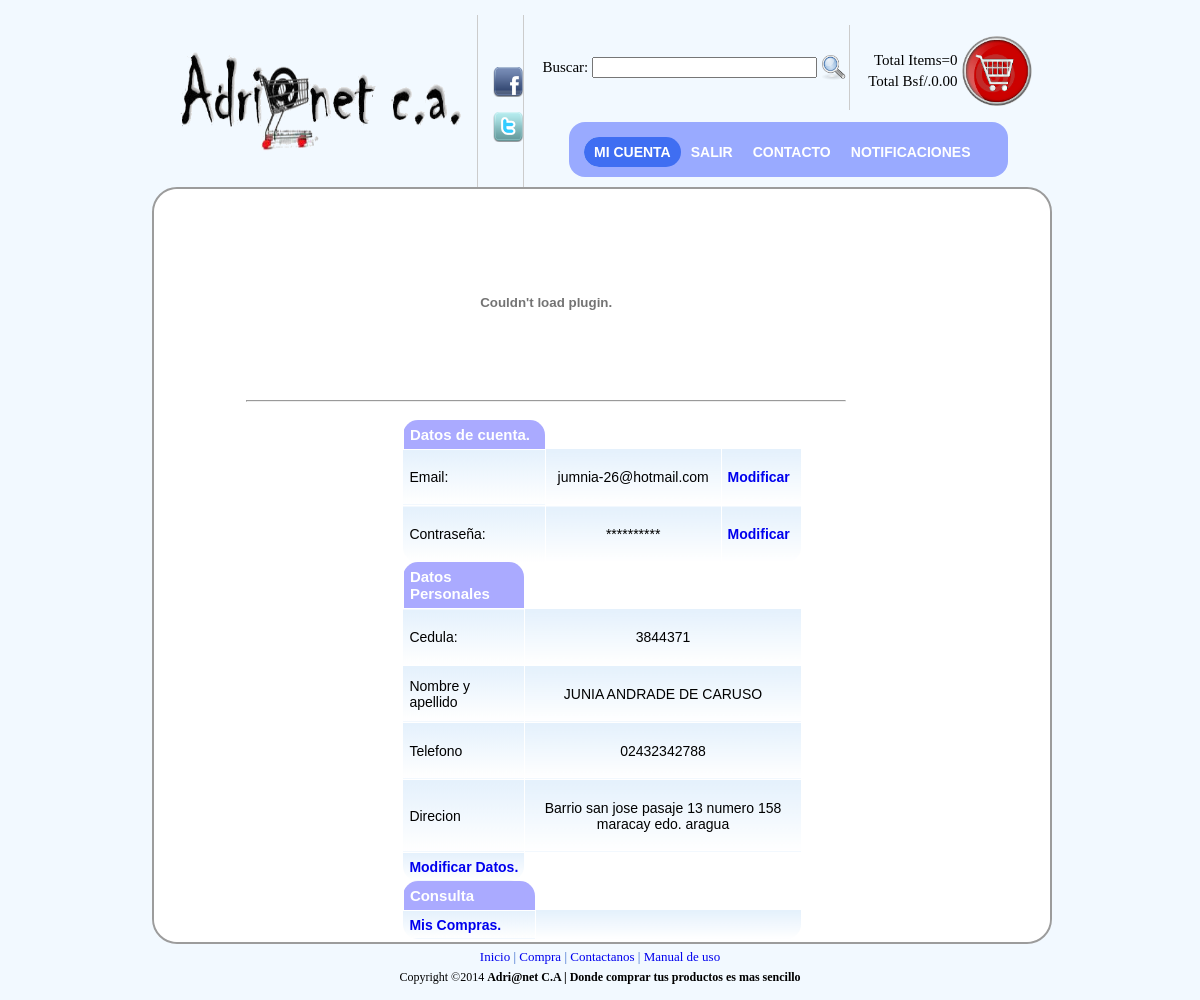
The app's page /web2final/usuario/micuenta_usuario.php (signed in) with its own data.
### tables this page shows
CREATE TABLE IF NOT EXISTS `cliente` (
  `nom_clie` varchar(50) NOT NULL,
  `dire_clie` varchar(150) NOT NULL,
  `telf_clie` varchar(11) NOT NULL,
  `password` varchar(100) NOT NULL,
  `email` varchar(50) NOT NULL,
  `id_perfil` int(11) DEFAULT NULL,
  `cedula` int(9) NOT NULL,
  `num_deposit` varchar(20) NOT NULL,
  `tipo_cuenta` varchar(30) NOT NULL,
  `banco` varchar(255) NOT NULL
);

### web2final/usuario/micuenta_usuario.php (the view, shortened to what this page needs)
<!DOCTYPE html PUBLIC "-//W3C//DTD XHTML 1.0 Transitional//EN" "http://www.w3.org/TR/xhtml1/DTD/xhtml1-transitional.dtd">
<html>
<head><meta http-equiv="Content-Type" content="text/html; charset=windows-1252">
<link rel="stylesheet" href="../css/principal.css"  type="text/css" media="screen">
<link rel="stylesheet" href="../css/lavalampusuario.css" type="text/css" media="screen">
<link type="text/css" rel="stylesheet" href="../css/sliderman.css"  />
<link rel="stylesheet" href='../css/hoverbox.css' type="text/css" media="screen" />
<link rel="stylesheet" href='../js/fancybox/jquery.fancybox-1.3.4.css' type="text/css" media="screen" />
</head>
<body  marginwidth="10" marginheight="10" bgcolor="#f5f6f7" topmargin="5" leftmargin="5" >
<table width="900" cellspacing="0" cellpadding="10" border="0" align="center">
<tbody>
<tr>
<td>
<table width="100%" cellspacing="0" cellpadding="0" border="0">
<tbody>
<tr valign="bottom">
<td valign="middle" style="padding-bottom: 10px;">
<a href="index_usuario.php">
<img alt="banner" width="310" border="0" height="110"src="../imagenes/logo.png" />
</a>
</td>
<td width="100%" valign="bottom" style="padding-left: 15px;">
<table width="100%" cellspacing="0" cellpadding="0" border="0">
<tbody>
<tr height="60">
<td class="mainmenu" width="14%" valign="middle" nowrap="" align="center" style="border-left: 1px solid #cccccc; padding-left: 15px; padding-top: 8px;">
<p>
<a href="http://www.facebook.com" target="_blank">
<img alt="fb" width="30" border="0" height="30" src="../imagenes/facebook.png" />
</a>
</p>
<p>
<a href="http://www.twitter.com" target="_blank">
<img  alt="tw" width="30" border="0" height="30" src="../imagenes/twitter.png" />
</a>
</p>
</td>
<td class="mainmenu" width="50%" valign="middle" nowrap="" align="center" style="border-left: 1px solid #cccccc; padding-left: 15px; padding-top: 8px;">
<div id="banner_top" align="right" style="padding: 0px;">
<FORM METHOD=POST ACTION="../buscador/busc_usuario.php"  name="buscar">
<table border="0" width="100%">
<tr>
<td>
Buscar:
</td>
<td  width="100%" nowrap="" align="right" style="border-right: 0px;" >
<INPUT TYPE="text" NAME="cadena" required="required" size="25">
</td>
<td >
<input type="image" src="../imagenes/lupa.png" width="25" height="25"  alt="Demo2 first" >
</td>
<td style="border-left: 1px solid #cccccc; padding-left: 15px; padding-top: 8px;">
<?php include('../carritocompras/includes/header.php'); ?>
</td>
</tr>
</table>
</FORM>
</div>
<?php
$db=conectar();
?>
<ul class="lavaLampWithImage" id="1">
    <li class="current"><a href="micuenta_usuario.php">Mi cuenta</a></li>
  	<li><a href="../salir/salir.php">Salir</a></li>
	<li><a href="../contacto/contacto_client.php">Contacto</a></li>
		<li><a id="ifancybox" href="notificaciones.php" >Notificaciones</a></li>
</ul>
</td>
<td class="smallfont" width="1%" nowrap="" style="padding-right: 10px;">
</td>
</tr>
</tbody>
</table>
       </td>
        </tr>
    </tbody>
</table>
<div id="fondoprincipal">
<table width="100%" cellspacing="0" cellpadding="0" border="0" bgcolor="#ffffff" style="border-radius: 25px; -moz-border-radius: 25px;
-webkit-border-radius: 25px;">
<tbody>
<tr>
<td  width="100%">
<table width="100%" cellspacing="0" cellpadding="0" border="0">
<tbody>
<tr valign="top">
<td width="100%">
<table width="776" border="0">
<tbody>
<tr>
<td width="264" valign="middle" align="left"></td>
<td width="600" valign="middle" align="center">
    <a href="http://www.facebook.com">
        <div align="center" style="padding-top: 3px; padding-bottom: 3px;">
            <table cellspacing="0" cellpadding="1">
                <tbody>
                    <tr>
                        <td align="center">
                            <a target="_blank" href="../registro/registro_usuario.php">
							<div id="banner2">
<br />
                                <embed src="../imagenes/mientras.swf" quality="high" WIDTH="600" HEIGHT="180"><hr align='right'> </embed>
								</div>                            </a>
                        </td>
                    </tr>
                </tbody>
            </table>
        </div>
    </a>
</td>
<td width="240" valign="middle" align="center"></td>
</tr>
</tbody>
</table>
    </tbody>
</table>
<table width="100%" border="0">
<tbody>
<tr>
<td width="5%">
</td>
<td>
    <div align="center">
      <?php
$cedula=$_SESSION['cedula'];
$sql="SELECT * FROM cliente where cedula='".$cedula."' ";
$d=mysql_query($sql,$db)or die(mysql_error());
while($s= mysql_fetch_array($d))
{
?>
  <div class="CSSTableGenerator" >
	    <table >
	      <tr>
	        <td>Datos de cuenta.</td>
	    </tr>
	      <tr>
	        <td>Email:</td>
	    <td><p align="center"><?php echo $s['email'] ?> </p></td>
		<td ><a href="modificarclientemail.php"><strong>Modificar</strong></a></td>
	    </tr>
	      <tr>
	        <td>Contrase&ntilde;a:</td>
	  <td><p align="center">**********</p></td>
	  <td ><a href="modificarclientpass.php"><strong>Modificar</strong></a></td>
	  </tr>
</table>
</div>
<div class="CSSTableGenerator" >
<table>
<tr>
<td>Datos Personales</td>
</tr>
			      <tr>
	        <td>Cedula:</td>
	    <td><p align="center"><?php echo $s['cedula'] ?> </p></td>
	    </tr>
	      <tr>
	        <td>Nombre y apellido</td>
        <td><p align="center"><?php echo $s['nom_clie'] ?> </p></td>
	  </tr>
	      <tr>
	        <td> Telefono</td>
		    <td><p align="center"><?php echo $s['telf_clie'] ?> </p></td>
          </tr>
	      <tr>
	        <td>Direcion</td>
           <td><p align="center"><?php echo $s['dire_clie'] ?> </p></td>
		    </tr>
	      <tr>
	        <td ><a href="modificarclient.php"><strong>Modificar Datos.</strong></a></td>
            </tr>
			</table>
			</div>
			<div class="CSSTableGenerator" >
           <table>
            <tr>
	        <td>Consulta</td>
			</tr>
			<tr>
		    <td ><a href="compras_client.php"><strong>Mis Compras.</strong></a></td>
			<td > &nbsp;  &nbsp;  &nbsp;  &nbsp;  &nbsp;  &nbsp;  &nbsp;   &nbsp;   &nbsp;   &nbsp;   &nbsp;  &nbsp;
			 &nbsp;  &nbsp;  &nbsp;  &nbsp;  &nbsp;  &nbsp;  &nbsp;  &nbsp;  &nbsp;  &nbsp;  &nbsp;  &nbsp;  &nbsp;  &nbsp; </td>
			</tr>
	      <?php
}
?>
           </table>
    </div>
  </td>
<td valign="top" width="5%" >
</td>
</tr>
</tbody>
</table>
</td>
</td>
</tr>
</tbody>
</table>
<div id="piepagina" align="center" style="padding: 5px;">
     <a href="index_usuario.php">Inicio</a>
    								|
    <a href="index_usuario.php">Compra</a>
    				|
    <a href="../contacto/contacto_client.php">Contactanos</a>
|
    <a href="../pdf/MANUAL DE USUARIO.pdf">Manual de uso</a>
</div>
<div id="piepagina2" align="center">
     Copyright ©2014
    <b>
                 Adri@net C.A | Donde comprar tus productos es mas sencillo
    </b>
</div>
</body>
</html>

### web2final/css/principal.css (style rules this page uses)
body { background:#F2F9FF; font-size: 15px; color: #000000; text-decoration: none; }
#fondoprincipal { position:inherit; background-color: white; width: 100%; border-radius: 25px; -moz-border-radius: 25px; -webkit-border-radius: 25px; border: 2px double #9C9C9C; font-family:Verdana, Arial, Helvetica, sans-serif; text-align:center; }
#banner2 { position:inherit; width: 100%; border-radius: 25px; -moz-border-radius: 25px; -webkit-border-radius: 25px; -moz-border-radius-bottomleft:0px; -webkit-border-bottom-left-radius:0px; border-bottom-left-radius:0px; -moz-border-radius-bottomright:0px; -webkit-border-bottom-right-radius:0px; border-bottom-right-radius:0px; }
#piepagina { font-size: 13px; color: #36C; text-decoration: none; }
#piepagina2 { font-size: 12px; color: #000; }
.CSSTableGenerator { margin:0px;padding:0px; width:50%; border:0px solid #ffffff; -moz-border-radius-bottomleft:0px; -webkit-border-bottom-left-radius:0px; border-bottom-left-radius:0px; -moz-border-radius-bottomright:0px; -webkit-border-bottom-right-radius:0px; border-bottom-right-radius:0px; -moz-border-radius-topright:25px; -webkit-border-top-right-radius:25px; border-top-right-radius:25px; -moz-border-radius-topleft:25px; -webkit-border-top-left-radius:25px; border-top-left-radius:25px; }
.CSSTableGenerator table { border-collapse: collapse; border-spacing: 0; width:100%; height:100%; margin:0px;padding:0px; }
.CSSTableGenerator tr:last-child td:last-child { -moz-border-radius-bottomright:15px; -webkit-border-bottom-right-radius:15px; border-bottom-right-radius:15px; }
.CSSTableGenerator table tr:first-child td:first-child { -moz-border-radius-topleft:15px; -webkit-border-top-left-radius:15px; border-top-left-radius:15px; }
.CSSTableGenerator table tr:first-child td:last-child { -moz-border-radius-topright:15px; -webkit-border-top-right-radius:15px; border-top-right-radius:15px; }
.CSSTableGenerator tr:last-child td:first-child { -moz-border-radius-bottomleft:15px; -webkit-border-bottom-left-radius:15px; border-bottom-left-radius:15px; }
.CSSTableGenerator td { vertical-align:middle; background:-o-linear-gradient(bottom, #e5f1fc 5%, #ffffff 100%); background:-webkit-gradient( linear, left top, left bottom, color-stop(0.05, #e5f1fc), color-stop(1, #ffffff) ); background:-moz-linear-gradient( center top, #e5f1fc 5%, #ffffff 100% ); filter:progid:DXImageTransform.Microsoft.gradient(startColorstr="#e5f1fc", endColorstr="#ffffff"); background: -o-linear-gradient(top,#e5f1fc,ffffff); background-color:#e5f1fc; border:1px solid #ffffff; border-width:0px 1px 1px 0px; text-align:left; padding:6px; font-size:14px; font-family:Arial; font-weight:normal; color:#000000; }
.CSSTableGenerator tr:last-child td { border-width:0px 1px 0px 0px; }
.CSSTableGenerator tr td:last-child { border-width:0px 0px 1px 0px; }
.CSSTableGenerator tr:last-child td:last-child { border-width:0px 0px 0px 0px; }
.CSSTableGenerator tr:first-child td { background:-o-linear-gradient(bottom, #aaaaff 5%, #aaaaff 100%); background:-webkit-gradient( linear, left top, left bottom, color-stop(0.05, #aaaaff), color-stop(1, #aaaaff) ); background:-moz-linear-gradient( center top, #aaaaff 5%, #aaaaff 100% ); filter:progid:DXImageTransform.Microsoft.gradient(startColorstr="#aaaaff", endColorstr="#aaaaff"); background: -o-linear-gradient(top,#aaaaff,aaaaff); background-color:#aaaaff; border:0px solid #ffffff; text-align:left; border-width:0px 0px 1px 1px; font-size:15px; font-family:Arial; font-weight:bold; color:#ffffff; }
.CSSTableGenerator tr:first-child td:first-child { border-width:0px 0px 1px 0px; }
.CSSTableGenerator tr:first-child td:last-child { border-width:0px 0px 1px 1px; }

### web2final/css/lavalampusuario.css (style rules this page uses)
.lavaLampWithImage { position: relative; height: 25px; width: 409px; background: url("../imagenes/bg1.png") no-repeat top; padding: 15px; margin: 10px 0; border-radius: 16px; -moz-border-radius: 16px; -webkit-border-radius: 16px; }
.lavaLampWithImage li { float: left; list-style: none; }
.lavaLampWithImage li a { font: bold 14px arial; text-decoration: none; color: #fff; outline: none; text-align: center; top: 7px; text-transform: uppercase; letter-spacing: 0; z-index: 10; display: block; float: left; height: 30px; position: relative; overflow: hidden; margin: auto 10px; }

### web2final/css/hoverbox.css (style rules this page uses)
a { text-decoration: none; }

### records on screen
cliente: email "jumnia-26@hotmail.com", cedula "3844371", nom_clie "JUNIA ANDRADE DE CARUSO", telf_clie "02432342788", dire_clie "Barrio san jose pasaje 13 numero 158 maracay edo. aragua"

### other values on screen
$items "0"
$total "0.00"
